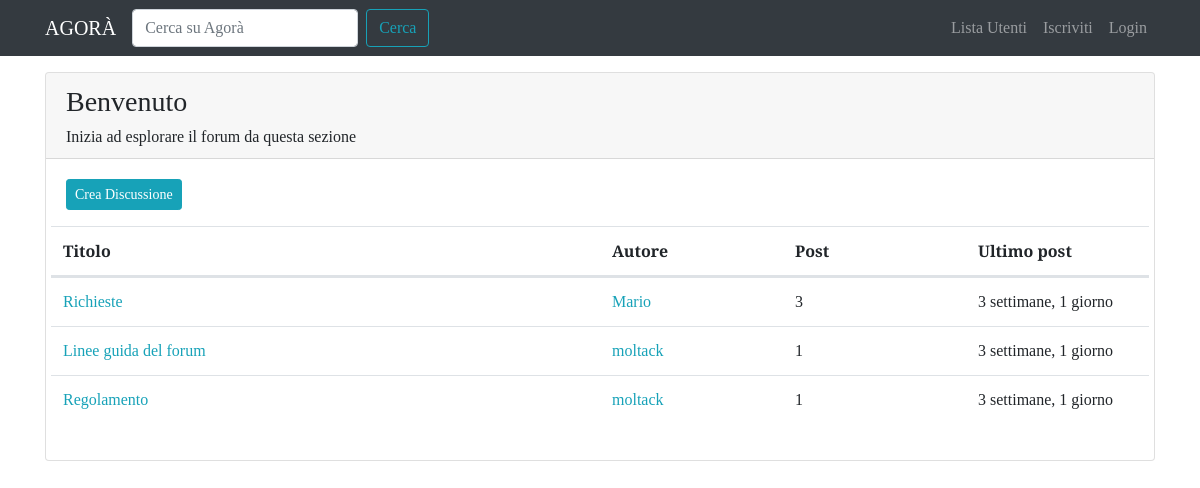
The page /forum/section/17/ on the database its author committed.
### forum/models.py (models this page shows, shortened)
class BaseModel(models.Model):
    objects = models.Manager()
    class Meta:
        abstract = True

class Section(BaseModel):
    name = models.CharField(max_length=80)
    description = models.CharField(max_length=150, blank=True, null=True)
    logo = models.ImageField(blank=True, null=True, default='image_empty.png')
    class Meta:
        verbose_name = 'Sezione'
        verbose_name_plural = 'Sezioni'
        ordering = ['name']

class Discussion(BaseModel):
    title = models.CharField(max_length=120)
    creation_date = models.DateTimeField(auto_now_add=True)
    discussion_author = models.ForeignKey(User, on_delete=models.CASCADE, related_name='discussions')
    discussion_section = models.ForeignKey(Section, on_delete=models.CASCADE)
    def get_absolute_url(self):
        return reverse('discussion_view', kwargs={'pk': self.pk})
    class Meta:
        verbose_name = 'Discussione'
        verbose_name_plural = 'Discussioni'
        ordering = ['creation_date']

class Post(BaseModel):
    post_author = models.ForeignKey(User, on_delete=models.CASCADE, related_name='posts')
    content = models.TextField()
    creation_date = models.DateTimeField(auto_now_add=True)
    post_discussion = models.ForeignKey(Discussion, on_delete=models.CASCADE)
    class Meta:
        verbose_name = 'Post'
        verbose_name_plural = 'Post'
        ordering = ['creation_date']

### forum/views.py (the view)
# urls.py: path('section/<int:pk>/', views.section_view, name='section_view'),
def section_view(request, pk):
    section = get_object_or_404(Section, pk=pk)
    discussions = Discussion.objects.filter(
        discussion_section=section
    ).order_by('-creation_date')
    context = {
        'section': section,
        'discussions': discussions
    }
    return render(request, 'forum/section_it.html', context)

### forum/templates/forum/section_it.html (shortened to what this page needs)
{% extends 'base.html' %}
{% block content %}
  <div class="card my-3">
    <div class="card-header">
      <h3>{{ section.name }}</h3>
      {% if section.description %}
        <h6 class="card-text">{{ section.description }}</h6>
      {% endif %}
    </div>
    <div class="card-body">
      <a class="btn btn-sm btn-info" href="{% url 'new_discussion' pk=section.pk%}">Crea Discussione</a>
      <table class="table mt-3">
        <thead>
          <tr class="row">
            <th class="col-lg-6 col-5">Titolo</th>
            <th class="col-lg-2 col-3">Autore</th>
            <th class="d-none d-lg-inline col-lg-2">Post</th>
            <th class="col-lg-2 col-4">Ultimo post</th>
          </tr>
        </thead>
        <tbody>
          <tr class="row">
            {% for discussion in discussions %}
              <td class="col-lg-6 col-5">
                <a href="{{ discussion.get_absolute_url }}">{{ discussion.title }}</a>
              </td>
              <td class="col-lg-2 col-3">
                <a href="{% url 'user_profile' username=discussion.discussion_author.username %}">{{ discussion.discussion_author }}</a>
              </td>
              <td class="d-none d-lg-inline col lg-2">{{ discussion.post_set.count }}</td>
              <td class="col-lg-2 col-4">{{ discussion.post_set.last.creation_date|timesince }}</td>
            {% endfor %}
          </tr>
        </tbody>
      </table>
    </div>
  </div>
{% endblock %}

### static-storage/css/agora.css (style rules this page uses)
body { font-family: 'Slabo 27px', serif; }
a, a:hover { color: #17a2b8; }

### rows shown on the page
Section: name "Benvenuto", description "Inizia ad esplorare il forum da questa sezione"
Discussion: title "Richieste", discussion_author "Mario", post_set.count "3", post_set.last.creation_date "3 settimane, 1 giorno"
Discussion: title "Linee guida del forum", discussion_author "moltack", post_set.count "1", post_set.last.creation_date "3 settimane, 1 giorno"
Discussion: title "Regolamento", discussion_author "moltack", post_set.count "1", post_set.last.creation_date "3 settimane, 1 giorno"
